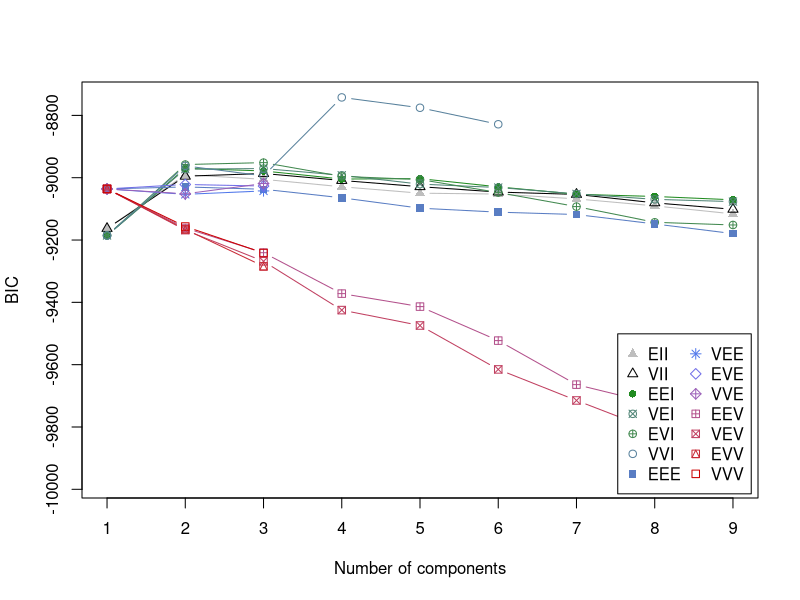
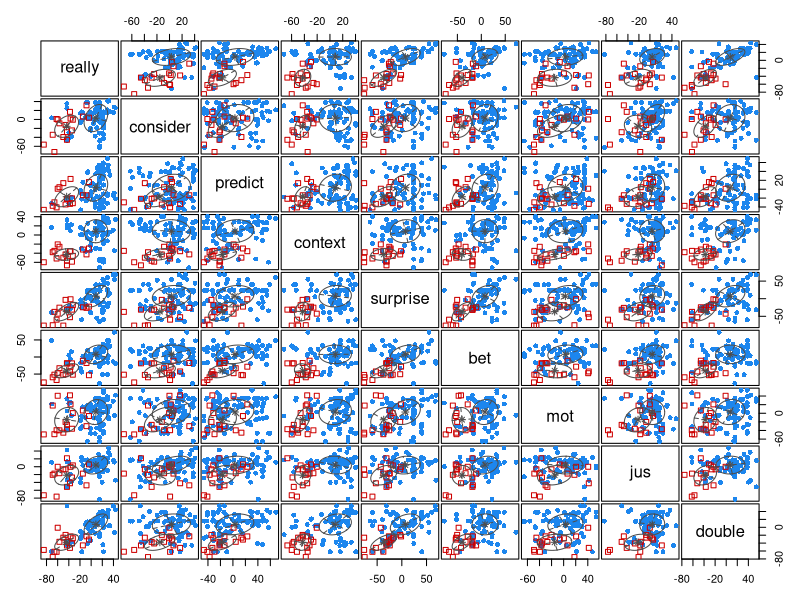
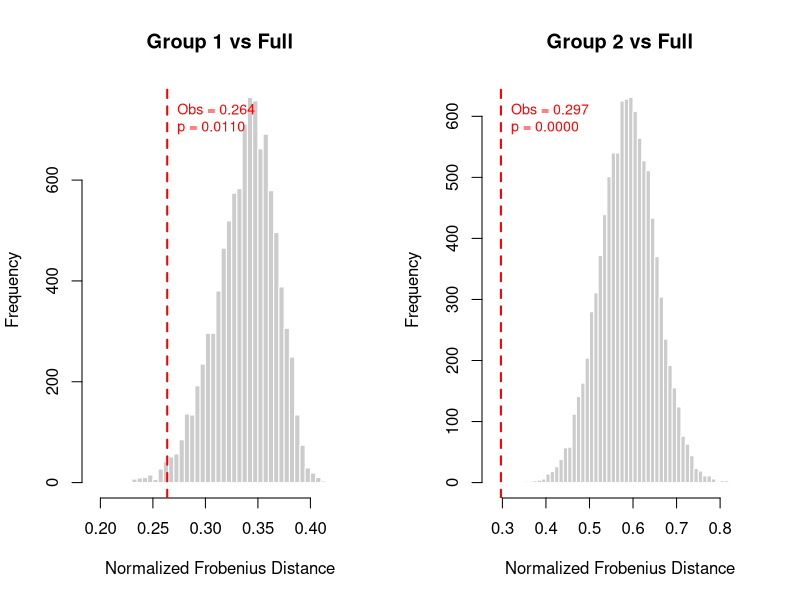

Write R code to recreate these figures, in order. (Note: this script raises an error after producing the figures.)
# libraries
library(tidyverse)
library(lme4)
library(psych)
library(corrplot)
library(mclust)
library(patchwork)
library(GGally)
library(ade4)
library(lavaan)
#for the notation
options(scipen=999)

#### Clean Data ####

DVs <- c("exi_1", "avl_1", "jus_1", "inv_1", "avd_1", "mot_1", "vul_1", "sen_1",
         "really_1", "consider_1", "predict_1", "context_1", 
         "surprise_1", "bet_1", "voluntarism_1", "double_1")

d <- read.csv("lb.p1.csv") %>% 
  slice(-c(1:2)) %>% 
  mutate(domain = case_when(superstition != "" ~ "superstition",
                            religious != "" ~ "religious",
                            superlative != "" ~ "superlative",
                            political != "" ~ "political")) %>% 
  filter(age != "") %>% 
  mutate(across(all_of(DVs), as.numeric)) %>% 
  rename_all(~ gsub("_1$", "", .)) %>% 
  dplyr::select(prolific, text, 
                sen, exi, avl, jus, inv, avd, mot, vul, 
                really, consider, predict, context,
                surprise, bet, voluntarism, double, 
                age, gen, race, domain)

#reverse score items so that high scores are more evidency/really believe
d$exi <- -1*(d$exi - 100)
d$avd <- -1*(d$avd - 100)
d$vul <- -1*(d$vul - 100)
d$double <- -1*(d$double - 100)
d$context <- -1*(d$context - 100)

# prepare for clustering
d.c <- d %>% 
  dplyr::select(really, consider, predict, context,
                surprise, bet, mot, jus, double, domain) %>% 
  slice_sample(prop = 0.50)

vars <- c("really", "consider", "predict", "context",
          "surprise", "bet", "mot", "jus", "double")

d.complete <- d.c[complete.cases(d.c[, c(vars, "domain")]), ]
residuals_df <- data.frame(matrix(ncol = length(vars), nrow = nrow(d.complete)))
colnames(residuals_df) <- vars
for(var in vars) {
  mod <- lmer(paste(var, "~ 1 + (1|domain)"), data = d.complete)
  residuals_df[[var]] <- residuals(mod)
}

#### GMM ####
# configure
d.cluster <- residuals_df
# d.cluster <- d.complete %>% 
#   select(-domain)

# how many clusters?
m <- mclustBIC(d.cluster)
summary(m)
plot(m)
ICL <- mclustICL(d.cluster)
summary(ICL)

# analysis
mod1 <- Mclust(d.cluster, x = m, G=2, modelNames = "VVE")
summary(mod1, parameters = TRUE)

# plot
plot(mod1, what = "classification")

##### 2-cluster #####

# Add cluster assignments to data
# d_with_clusters_gauss <- d.cluster
# d_with_clusters_gauss$cluster <- factor(m$classification,
#                                         labels=c("Group 1", "Group 2"))
# 
# # Beautiful comprehensive pairs plot
# ggpairs(d_with_clusters_gauss, 
#         columns = c("really", "consider", "predict", "context", 
#                     "surprise", "bet", "mot", "jus", "double"),
#         aes(color = cluster, alpha = 0.6),
#         upper = list(continuous = wrap("cor", size = 3)),  # Correlations in upper
#         lower = list(continuous = wrap("points", alpha = 0.4, size = 0.8)),  # Scatter in lower
#         diag = list(continuous = wrap("densityDiag", alpha = 0.7))) +  # Densities on diagonal
#   scale_color_manual(values = c("#E69F00", "#56B4E9")) +
#   scale_fill_manual(values = c("#E69F00", "#56B4E9")) +
#   theme_minimal() +
#   theme(strip.text = element_text(size = 8),
#         axis.text = element_text(size = 6)) +
#   ggtitle("Gaussian Mixture Model (k=2): Complete Pairwise Analysis")

##### similarity of covariance matrices #####

# Extract covariance matrices for each cluster
cov1 <- mod1$parameters$variance$sigma[,,1]
cov2 <- mod1$parameters$variance$sigma[,,2]

# Full sample covariance (pooled across groups)
cov_full <- cov(d.cluster)

# Convert to correlations (removes scale/variance effects)
cor1 <- cov2cor(cov1)
cor2 <- cov2cor(cov2)
cor_full <- cov2cor(cov_full)

# Frobenius distances on correlations
frob_cor_between <- norm(cor1 - cor2, type = "F")
frob_cor_g1_full <- norm(cor1 - cor_full, type = "F")
frob_cor_g2_full <- norm(cor2 - cor_full, type = "F")

# Normalize by number of unique correlations
n_vars <- ncol(d.cluster)
n_unique_cors <- n_vars * (n_vars - 1) / 2
norm_factor <- sqrt(n_unique_cors)

structural_similarity <- tibble(
  Comparison = c("Group 1 vs Group 2", 
                 "Group 1 vs Full",
                 "Group 2 vs Full"),
  Frobenius_Distance = c(frob_cor_between, frob_cor_g1_full, frob_cor_g2_full),
  Normalized_Distance = c(frob_cor_between, frob_cor_g1_full, frob_cor_g2_full) / norm_factor,
  Similarity_Percent = 100 * (1 - c(frob_cor_between, frob_cor_g1_full, frob_cor_g2_full) / norm_factor)
)

print(structural_similarity)

#### Permutation test ####
library(clusterGeneration)

set.seed(42)
n_sims <- 10000
n_vars <- ncol(d.cluster)
n_unique_cors <- n_vars * (n_vars - 1) / 2
norm_factor <- sqrt(n_unique_cors)

# Observed quantities from GMM
cluster_assignments <- mod1$classification
n1 <- sum(cluster_assignments == 1)
n2 <- sum(cluster_assignments == 2)
N <- n1 + n2
w1 <- n1 / N
w2 <- n2 / N

# Observed within-class variances (as SD vectors for scaling)
sd1 <- sqrt(diag(cov1))
sd2 <- sqrt(diag(cov2))

# Observed mean difference
mu_diff <- mod1$parameters$mean[, 1] - mod1$parameters$mean[, 2]

# Observed normalized Frobenius distances
cor_full <- cov2cor(cov(d.cluster))
obs_dist_g1 <- norm(cov2cor(cov1) - cor_full, type = "F") / norm_factor
obs_dist_g2 <- norm(cov2cor(cov2) - cor_full, type = "F") / norm_factor

# Analytic pooled correlation from within-class covariances and mean separation
compute_pooled_cor <- function(cov1_sim, cov2_sim) {
  # Pooled covariance = weighted within-class + between-class mean term
  cov_pool <- w1 * cov1_sim + w2 * cov2_sim + w1 * w2 * (mu_diff %o% mu_diff)
  return(cov2cor(cov_pool))
}

# Run simulations
sim_dists <- matrix(NA, nrow = n_sims, ncol = 2)

for (i in 1:n_sims) {
  # Random valid correlation matrices
  cor_sim1 <- rcorrmatrix(n_vars)
  cor_sim2 <- rcorrmatrix(n_vars)
  
  # Scale to covariance using observed variances
  D1 <- diag(sd1)
  D2 <- diag(sd2)
  cov_sim1 <- D1 %*% cor_sim1 %*% D1
  cov_sim2 <- D2 %*% cor_sim2 %*% D2
  
  # Analytic pooled correlation
  cor_pool_sim <- compute_pooled_cor(cov_sim1, cov_sim2)
  
  # Normalized Frobenius distances
  sim_dists[i, 1] <- norm(cor_sim1 - cor_pool_sim, type = "F") / norm_factor
  sim_dists[i, 2] <- norm(cor_sim2 - cor_pool_sim, type = "F") / norm_factor
}

sim_dists_g1 <- sim_dists[, 1]
sim_dists_g2 <- sim_dists[, 2]

# Separate p-values
p_g1 <- mean(sim_dists_g1 <= obs_dist_g1)
p_g2 <- mean(sim_dists_g2 <= obs_dist_g2)

cat("Observed normalized Frobenius distances:\n")
cat(sprintf("  Group 1 vs Full: %.4f  (p = %.4f)\n", obs_dist_g1, p_g1))
cat(sprintf("  Group 2 vs Full: %.4f  (p = %.4f)\n\n", obs_dist_g2, p_g2))
cat(sprintf("Null distribution summaries (n = %d simulations):\n", n_sims))
cat(sprintf("  Group 1: median = %.4f, 5th pctile = %.4f\n", median(sim_dists_g1), quantile(sim_dists_g1, 0.05)))
cat(sprintf("  Group 2: median = %.4f, 5th pctile = %.4f\n", median(sim_dists_g2), quantile(sim_dists_g2, 0.05)))

# Plot both
par(mfrow = c(1, 2))

hist(sim_dists_g1, breaks = 50, col = "gray80", border = "white",
     main = "Group 1 vs Full",
     xlab = "Normalized Frobenius Distance",
     xlim = c(min(sim_dists_g1, obs_dist_g1) - 0.02, max(sim_dists_g1, obs_dist_g1) + 0.02))
abline(v = obs_dist_g1, col = "red", lwd = 2, lty = 2)
text(obs_dist_g1, par("usr")[4] * 0.9, sprintf("Obs = %.3f\np = %.4f", obs_dist_g1, p_g1),
     col = "red", pos = 4, cex = 0.85)

hist(sim_dists_g2, breaks = 50, col = "gray80", border = "white",
     main = "Group 2 vs Full",
     xlab = "Normalized Frobenius Distance",
     xlim = c(min(sim_dists_g2, obs_dist_g2) - 0.02, max(sim_dists_g2, obs_dist_g2) + 0.02))
abline(v = obs_dist_g2, col = "red", lwd = 2, lty = 2)
text(obs_dist_g2, par("usr")[4] * 0.9, sprintf("Obs = %.3f\np = %.4f", obs_dist_g2, p_g2),
     col = "red", pos = 4, cex = 0.85)

par(mfrow = c(1, 1))

##### Permutation test: Is there one thing or two things? #####

library(parallel)
library(MASS)
library(mclust)

set.seed(42)
n_sims <- 1000
n_vars <- ncol(d.cluster)
n_unique_cors <- n_vars * (n_vars - 1) / 2
norm_factor <- sqrt(n_unique_cors)
N <- nrow(d.cluster)

# Observed pooled mean and covariance (the "one thing")
mu_pool <- colMeans(d.cluster)
cov_pool <- cov(d.cluster)
cor_pool <- cor(d.cluster)

# Observed distances
cluster_assignments <- mod1$classification
cor_obs1 <- cor(d.cluster[cluster_assignments == 1, ])
cor_obs2 <- cor(d.cluster[cluster_assignments == 2, ])
obs_dist_g1 <- norm(cor_obs1 - cor_pool, type = "F") / norm_factor
obs_dist_g2 <- norm(cor_obs2 - cor_pool, type = "F") / norm_factor

# Set up cluster
n_cores <- 10
cl <- makeCluster(n_cores)
clusterExport(cl, c("N", "mu_pool", "cov_pool", "n_vars", "norm_factor"))
clusterEvalQ(cl, {
  library(MASS)
  library(mclust)
})

# Set different seeds on each worker
clusterSetRNGStream(cl, 42)

# Run simulations in parallel
sim_results <- parLapply(cl, 1:n_sims, function(i) {
  # Generate data from one population
  X_sim <- mvrnorm(n = N, mu = mu_pool, Sigma = cov_pool)
  
  # Fit 2-class GMM
  gmm_sim <- Mclust(X_sim, G = 2, modelNames = "VVE", verbose = FALSE)
  
  # Get within-class correlations
  assignments <- gmm_sim$classification
  cor_sim1 <- cor(X_sim[assignments == 1, ])
  cor_sim2 <- cor(X_sim[assignments == 2, ])
  cor_full_sim <- cor(X_sim)
  
  # Distances
  d1 <- norm(cor_sim1 - cor_full_sim, type = "F") / norm_factor
  d2 <- norm(cor_sim2 - cor_full_sim, type = "F") / norm_factor
  
  # Assign by group size (larger = g1)
  n1 <- sum(assignments == 1)
  n2 <- sum(assignments == 2)
  if (n1 >= n2) c(d1, d2) else c(d2, d1)
})

stopCluster(cl)

# Collect results
sim_dists <- do.call(rbind, sim_results)
sim_dists_g1 <- sim_dists[, 1]
sim_dists_g2 <- sim_dists[, 2]

# p-values: how often does a single-population GMM split produce distances as large as observed?
p_g1 <- mean(sim_dists_g1 >= obs_dist_g1)
p_g2 <- mean(sim_dists_g2 >= obs_dist_g2)

cat("Observed normalized Frobenius distances:\n")
cat(sprintf("  Group 1 (n=165, larger) vs Full: %.4f  (p = %.4f)\n", obs_dist_g1, p_g1))
cat(sprintf("  Group 2 (n=45, smaller) vs Full: %.4f  (p = %.4f)\n\n", obs_dist_g2, p_g2))
cat(sprintf("Null distribution summaries (n = %d simulations):\n", n_sims))
cat(sprintf("  Larger group:  median = %.4f, 95th pctile = %.4f\n", median(sim_dists_g1), quantile(sim_dists_g1, 0.95)))
cat(sprintf("  Smaller group: median = %.4f, 95th pctile = %.4f\n", median(sim_dists_g2), quantile(sim_dists_g2, 0.95)))

# Plot
par(mfrow = c(1, 2))

hist(sim_dists_g1, breaks = 50, col = "gray80", border = "white",
     main = "Larger Group vs Full",
     xlab = "Normalized Frobenius Distance",
     xlim = c(0, max(sim_dists_g1, obs_dist_g1) + 0.02))
abline(v = obs_dist_g1, col = "red", lwd = 2, lty = 2)
text(obs_dist_g1, par("usr")[4] * 0.9, sprintf("Obs = %.3f\np = %.4f", obs_dist_g1, p_g1),
     col = "red", pos = 4, cex = 0.85)

hist(sim_dists_g2, breaks = 50, col = "gray80", border = "white",
     main = "Smaller Group vs Full",
     xlab = "Normalized Frobenius Distance",
     xlim = c(0, max(sim_dists_g2, obs_dist_g2) + 0.02))
abline(v = obs_dist_g2, col = "red", lwd = 2, lty = 2)
text(obs_dist_g2, par("usr")[4] * 0.9, sprintf("Obs = %.3f\np = %.4f", obs_dist_g2, p_g2),
     col = "red", pos = 4, cex = 0.85)

par(mfrow = c(1, 1))

##### CFA #####

# Define single factor model
cfa_model <- '
  # Single latent factor
  general =~ really + consider + predict + context + surprise + bet + mot + jus + double
'

# Fit the model
fit_cfa <- cfa(cfa_model, data = d.cluster)

# Summary with fit indices and standardized loadings
summary(fit_cfa, fit.measures = TRUE, standardized = TRUE)

# Extract key fit indices
fit_indices <- fitMeasures(fit_cfa, c("chisq", "df", "pvalue", 
                                      "cfi", "tli", "rmsea", "rmsea.ci.lower", "rmsea.ci.upper",
                                      "srmr", "aic", "bic"))
print(fit_indices)

fa.parallel(d.cluster, fa = "fa")
fa(d.cluster, fm = "pa", rotate = "oblimin", nfactors = 2)


##### .5 SD of the mean of the factor scores (or something like that) and plot them on the individual item distributions

#### Factor Score Range Overlay Visualization ####

# Get factor scores
factor_scores <- predict(fit_cfa)
d_with_factors <- d.cluster %>%
  mutate(factor_score = factor_scores[,1])

# Identify individuals within ±0.5 SD of mean factor score
mean_fs <- mean(d_with_factors$factor_score)
sd_fs <- sd(d_with_factors$factor_score)

lower_bound <- mean_fs - 0.5 * sd_fs
upper_bound <- mean_fs + 0.5 * sd_fs

# Flag individuals in this range
d_with_factors <- d_with_factors %>%
  mutate(in_middle_range = factor_score >= lower_bound & factor_score <= upper_bound)

# Subset for middle range
d_middle <- d_with_factors %>% filter(in_middle_range)

# Calculate proportion for scaling
prop_middle <- nrow(d_middle) / nrow(d_with_factors)

# Create plots for each item
item_names <- colnames(d.cluster)
plots_list <- list()

for(item in item_names) {
  p <- ggplot() +
    # Full distribution (background)
    geom_density(data = d.cluster, aes(x = .data[[item]]), 
                 fill = "gray70", alpha = 0.4, color = "black", linewidth = 0.8) +
    # Middle range distribution (scaled overlay)
    geom_density(data = d_middle, aes(x = .data[[item]], y = after_stat(density) * prop_middle), 
                 fill = "#56B4E9", alpha = 0.7, color = "#0072B2", linewidth = 0.8) +
    theme_minimal() +
    labs(title = item, x = NULL, y = "Density")
  
  plots_list[[item]] <- p
}

# Combine
wrap_plots(plots_list, ncol = 3) +
  plot_annotation(
    title = "Item Distributions",
    subtitle = sprintf("",
                       sum(d_with_factors$in_middle_range),
                       nrow(d_with_factors),
                       100 * mean(d_with_factors$in_middle_range))
  )

# Get factor scores
factor_scores <- predict(fit_cfa)
d_with_factors <- d.cluster %>%
  mutate(factor_score = factor_scores[,1])

# Identify individuals within ±0.5 SD of mean factor score
mean_fs <- mean(d_with_factors$factor_score)
sd_fs <- sd(d_with_factors$factor_score)
lower_bound <- mean_fs - 0.5 * sd_fs
upper_bound <- mean_fs + 0.5 * sd_fs

# Flag individuals in this range
d_with_factors <- d_with_factors %>%
  mutate(in_middle_range = factor_score >= lower_bound & factor_score <= upper_bound)

# Subset for middle range
d_middle <- d_with_factors %>% filter(in_middle_range)

# Create plots for each item
item_names <- colnames(d.cluster)
plots_list <- list()

for(item in item_names) {
  p <- ggplot() +
    # Full distribution (background)
    geom_histogram(data = d.cluster, aes(x = .data[[item]]), 
                   fill = "gray70", color = "black", alpha = 0.4, 
                   bins = 8, position = "identity") +
    # Middle range distribution (overlay)
    geom_histogram(data = d_middle, aes(x = .data[[item]]), 
                   fill = "#56B4E9", color = "#0072B2", alpha = 0.7,
                   bins = 8, position = "identity") +
    theme_minimal() +
    labs(title = item, x = NULL, y = "Count")
  
  plots_list[[item]] <- p
}

# Combine
wrap_plots(plots_list, ncol = 3) +
  plot_annotation(
    title = "Item Distributions",
    subtitle = sprintf("",
                       sum(d_with_factors$in_middle_range),
                       nrow(d_with_factors),
                       100 * mean(d_with_factors$in_middle_range))
  )

#### Correlation plots ####

colnames(residuals_df) <- vars
for(var in vars) {
  mod <- lmer(paste(var, "~ 1 + (1|domain)"), data = d.complete)
  residuals_df[[var]] <- residuals(mod)
}
c <- corr.test(residuals_df, method = "pearson", alpha = 0.05, adjust = "holm")
corrplot(c$r, 
         p.mat = c$p, 
         method = "color", 
         type = "upper", 
         insig = "pch", 
         pch = "/",
         pch.col = "grey20",
         pch.cex = 2,
         addCoef.col = "black", 
         diag = TRUE,
         title = "All domains",
         tl.col = "black",
         tl.cex = 0.8,
         tl.srt = 45,
         cl.pos = "n",
         mar = c(0,0,2,0)
)

# broken by domains
superstitions <- d.complete %>% 
  filter(domain == "superstition") %>% 
  select(-domain)
m <- cor(d.e)
c <- corr.test(
  d.e,
  method = "pearson",
  alpha = 0.05,
  adjust = "holm"
)
corrplot(m, 
         p.mat = c$p, 
         method = "color", 
         type = "upper", 
         insig = "pch", 
         pch = "/",
         pch.col = "grey20",
         pch.cex = 2,
         addCoef.col = "black", 
         diag = T,
         title = "Superstitions",
         tl.col = "black",
         tl.cex = 0.8,
         tl.srt = 45,
         cl.pos = "n",
         mar=c(0,0,2,0)
)

religion <- d.complete %>% 
  filter(domain == "religious") %>% 
  select(-domain)
m <- cor(religion)
c <- corr.test(
  religion,
  method = "pearson",
  alpha = 0.05,
  adjust = "holm"
)
corrplot(m, 
         p.mat = c$p, 
         method = "color", 
         type = "upper", 
         insig = "pch", 
         pch = "/",
         pch.col = "grey20",
         pch.cex = 2,
         addCoef.col = "black", 
         diag = T,
         title = "Religious",
         tl.col = "black",
         tl.cex = 0.8,
         tl.srt = 45,
         cl.pos = "n",
         mar=c(0,0,2,0)
)

superlative <- d.complete %>% 
  filter(domain == "superlative") %>% 
  select(-domain)
m <- cor(superlative)
c <- corr.test(
  superlative,
  method = "pearson",
  alpha = 0.05,
  adjust = "holm"
)
corrplot(m, 
         p.mat = c$p, 
         method = "color", 
         type = "upper", 
         insig = "pch", 
         pch = "/",
         pch.col = "grey20",
         pch.cex = 2,
         addCoef.col = "black", 
         diag = T,
         title = "Superlative",
         tl.col = "black",
         tl.cex = 0.8,
         tl.srt = 45,
         cl.pos = "n",
         mar=c(0,0,2,0)
)

political <- d.complete %>% 
  filter(domain == "political") %>% 
  select(-domain)
m <- cor(political)
c <- corr.test(
  political,
  method = "pearson",
  alpha = 0.05,
  adjust = "holm"
)
corrplot(m, 
         p.mat = c$p, 
         method = "color", 
         type = "upper", 
         insig = "pch", 
         pch = "/",
         pch.col = "grey20",
         pch.cex = 2,
         addCoef.col = "black", 
         diag = T,
         title = "Political",
         tl.col = "black",
         tl.cex = 0.8,
         tl.srt = 45,
         cl.pos = "n",
         mar=c(0,0,2,0)
)

#### Distributions ####
# Distributions of items (for supplement)
p1 <- ggplot(d.c, aes(Evidence))+
  geom_histogram(aes(y = ..density..), bins = 10, fill = "skyblue", alpha = 0.7, boundary = 0) +
  geom_density(color = "salmon", linewidth = 0.5) +
  geom_vline(xintercept = -0.3, linetype = "dashed", color = "red") +
  theme_minimal()

p2 <- ggplot(d.c, aes(really))+
  geom_histogram(aes(y = ..density..), bins = 5, fill = "skyblue", alpha = 0.7, boundary = 0) +
  geom_density(color = "salmon", linewidth = 0.5) +
  theme_minimal()

p3 <- ggplot(d.c, aes(consider))+
  geom_histogram(aes(y = ..density..), bins = 5, fill = "skyblue", alpha = 0.7, boundary = 0) +
  geom_density(color = "salmon", linewidth = 0.5) +
  theme_minimal()

p4 <- ggplot(d.c, aes(predict))+
  geom_histogram(aes(y = ..density..), bins = 5, fill = "skyblue", alpha = 0.7, boundary = 0) +
  geom_density(color = "salmon", linewidth = 0.5) +
  theme_minimal()

p5 <- ggplot(d.c, aes(context))+
  geom_histogram(aes(y = ..density..), bins = 5, fill = "skyblue", alpha = 0.7, boundary = 0) +
  geom_density(color = "salmon", linewidth = 0.5) +
  theme_minimal()

p6 <- ggplot(d.c, aes(surprise))+
  geom_histogram(aes(y = ..density..), bins = 5, fill = "skyblue", alpha = 0.7, boundary = 0) +
  geom_density(color = "salmon", linewidth = 0.5) +
  theme_minimal()

p7 <- ggplot(d.c, aes(bet))+
  geom_histogram(aes(y = ..density..), bins = 5, fill = "skyblue", alpha = 0.7, boundary = 0) +
  geom_density(color = "salmon", linewidth = 0.5) +
  theme_minimal()

p8 <- ggplot(d.c, aes(voluntarism)) +
  geom_histogram(aes(y = ..density..), bins = 5, fill = "skyblue", alpha = 0.7, boundary = 0) +
  geom_density(color = "salmon", linewidth = 0.5) +
  theme_minimal()

p9 <- ggplot(d.c, aes(double)) +
  geom_histogram(aes(y = ..density..), bins = 5, fill = "skyblue", alpha = 0.7, boundary = 0) +
  geom_density(color = "salmon", linewidth = 0.5) +
  theme_minimal()

# Combine plots
(p1 | p2 | p3 | p4) /
  (p5 | p6 | p7 | p8 | p9)

# Two factor solution
p8 <- ggplot(d.c, aes(Existence)) +
  geom_histogram(aes(y = ..density..), bins = 30, fill = "skyblue", alpha = 0.7, boundary = 0) +
  geom_density(color = "salmon", linewidth = 0.5) +
  geom_vline(xintercept = -0.35, linetype = "dashed", color = "red") +
  theme_minimal()

p9 <- ggplot(d.c, aes(Transigence)) +
  geom_histogram(aes(y = ..density..), bins = 30, fill = "skyblue", alpha = 0.7, boundary = 0) +
  geom_density(color = "salmon", linewidth = 0.5) +
  geom_vline(xintercept = 0, linetype = "dashed", color = "red") +
  theme_minimal()


p8+p9

# Evidence intercept
d.o <- d.e

#pretend participant who answered 50 for everything
new <- data.frame(matrix(50, nrow = 1, ncol = ncol(d.o)))
colnames(new) <- colnames(d.o)

# Add the new row to the dataset
d_INTERCEPT <- rbind(d.o, new)

factor.scores_INTERCEPT <- fa(d_INTERCEPT, nfactors = 2, fm = "pa", rotate = "oblimin", scores = "tenBerge")
INTERCEPT <- data.frame(factor.scores_INTERCEPT[["scores"]])
colnames(INTERCEPT)[colnames(INTERCEPT) == "PA1"] <- "Evidence"
colnames(INTERCEPT)[colnames(INTERCEPT) == "PA2"] <- "Transigence"

symbolic_intercept <- INTERCEPT[nrow(INTERCEPT), 1]
objectivity_intercept <- INTERCEPT[nrow(INTERCEPT), 2]
